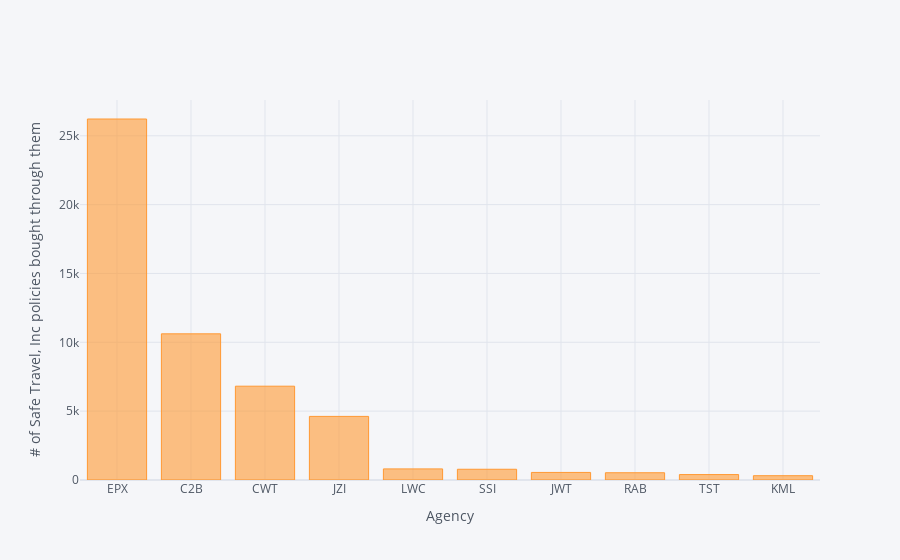

The notebook cell saved with this chart:
### Markdown cell above
##### Which are the top 10 agencies preferred by the customers of Safe Travel, Inc?

### Code cell
train['Agency'].value_counts().head(10).iplot(kind='bar', xTitle = 'Agency', yTitle = "# of Safe Travel, Inc policies bought through them")

### Figure 1 — Plotly figure (JSON) as saved in the notebook; plotly's stock layout.template omitted (floating-point values rounded to 4 significant figures)
{"data": [{"marker": {"color": "rgba(255, 153, 51, 0.6)", "line": {"color": "rgba(255, 153, 51, 1.0)", "width": 1}}, "name": "Agency", "orientation": "v", "text": "", "type": "bar", "x": ["EPX", "C2B", "CWT", "JZI", "LWC", "SSI", "JWT", "RAB", "TST", "KML"], "y": [26218, 10615, 6813, 4619, 806, 780, 550, 527, 394, 313]}], "layout": {"legend": {"bgcolor": "#F5F6F9", "font": {"color": "#4D5663"}}, "paper_bgcolor": "#F5F6F9", "plot_bgcolor": "#F5F6F9", "title": {"font": {"color": "#4D5663"}}, "xaxis": {"gridcolor": "#E1E5ED", "showgrid": true, "tickfont": {"color": "#4D5663"}, "title": {"font": {"color": "#4D5663"}, "text": "Agency"}, "zerolinecolor": "#E1E5ED"}, "yaxis": {"gridcolor": "#E1E5ED", "showgrid": true, "tickfont": {"color": "#4D5663"}, "title": {"font": {"color": "#4D5663"}, "text": "# of Safe Travel, Inc policies bought through them"}, "zerolinecolor": "#E1E5ED"}}}
